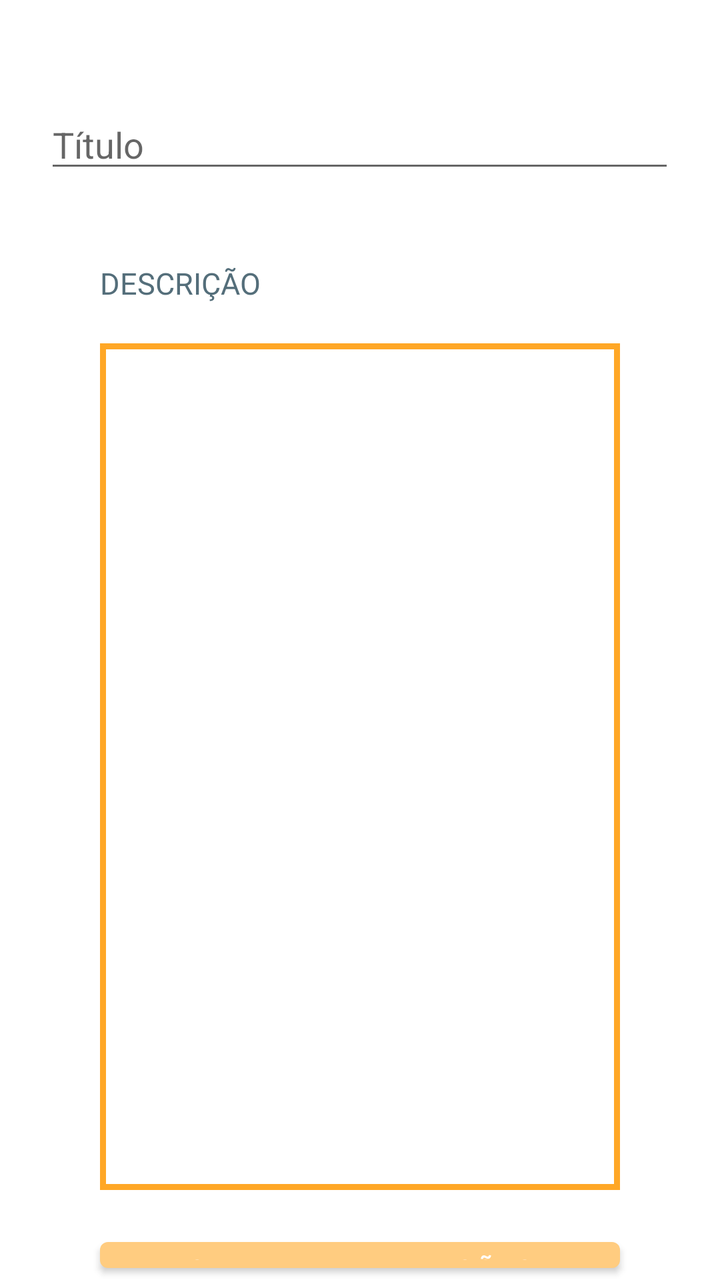
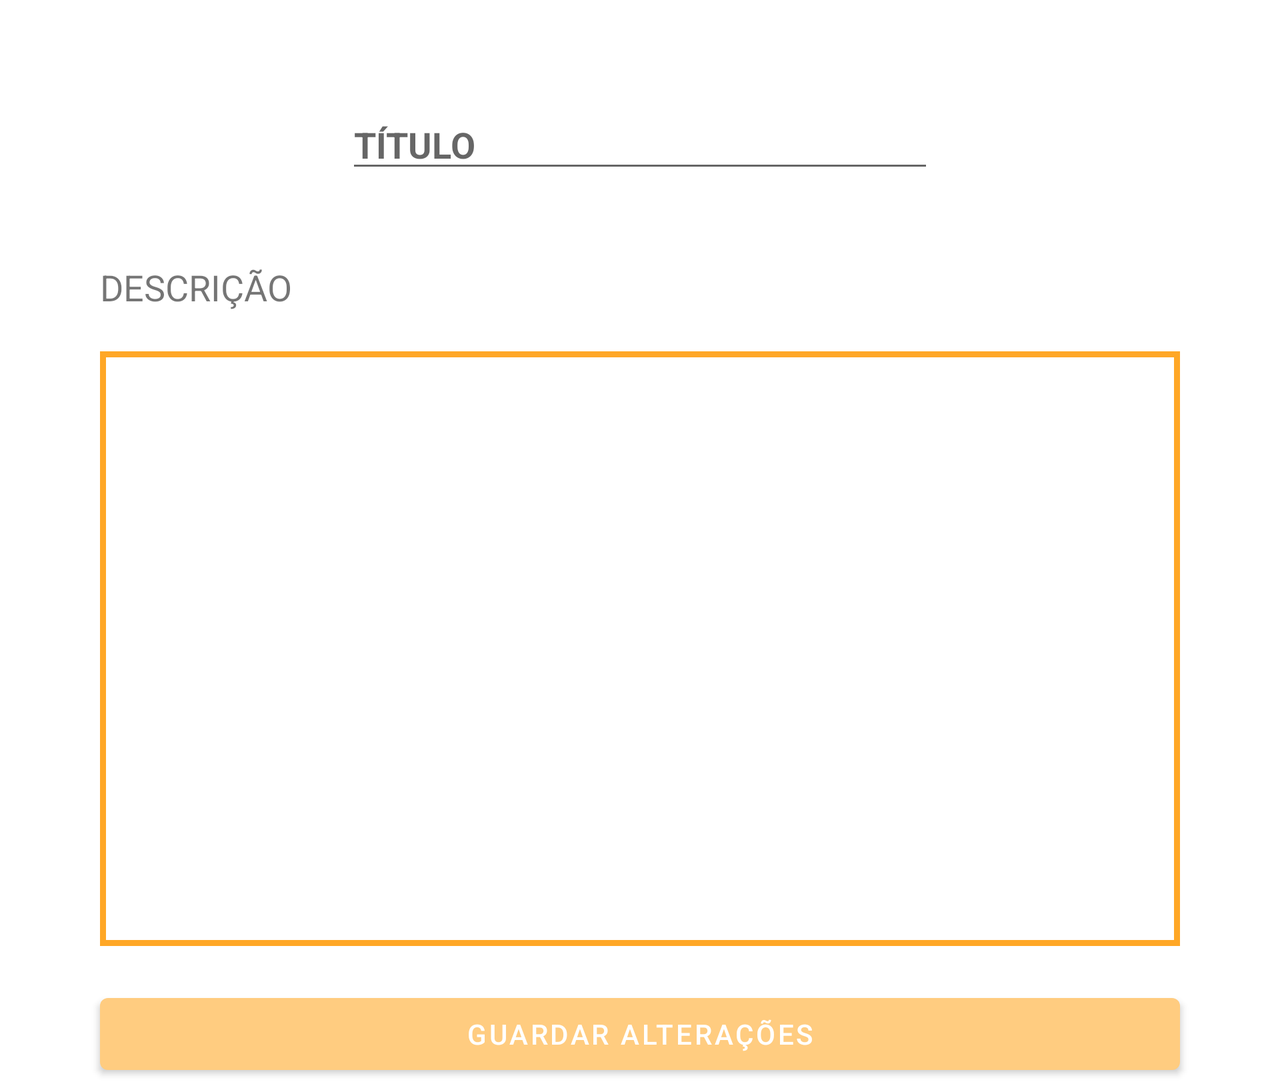

The same Android screen from two of the app's own layout files: first res/layout/ as a phone draws it, then the repository's variant for another configuration, drawn on a device whose configuration selects that folder. Both files follow.
<!-- AndroidManifest.xml: application theme Theme.CMApp -->
<!-- res/layout/activity_editarnota.xml -->
<?xml version="1.0" encoding="utf-8"?>
<RelativeLayout
    xmlns:android="http://schemas.android.com/apk/res/android"
    xmlns:app="http://schemas.android.com/apk/res-auto"
    xmlns:tools="http://schemas.android.com/tools"
    android:layout_width="match_parent"
    android:layout_height="match_parent"
    android:orientation="vertical"
    tools:context=".AdicionarNota"
    android:scrollbarThumbVertical="@color/Primary">

    <EditText
        android:id="@+id/edtxtTituloAlterar"
        android:layout_width="wrap_content"
        android:layout_height="wrap_content"
        android:inputType="text"
        android:hint="Título"
        android:ems="15"
        android:layout_centerHorizontal="true"
        android:layout_marginTop="50dp"
        android:textColor="@color/grey"/>


    <TextView
        android:layout_width="wrap_content"
        android:layout_height="wrap_content"
        android:id="@+id/txtdescriptionAlterar"
        android:text="@string/description"
        android:layout_below="@+id/edtxtTituloAlterar"
        android:layout_marginLeft="50dp"
        android:layout_marginTop="40dp"
        android:textSize="15sp"
        android:textColor="@color/grey"/>

    <EditText
        android:id="@+id/edtxtDescriptionAlterar"
        android:layout_width="match_parent"
        android:layout_height="wrap_content"
        android:layout_below="@+id/txtdescriptionAlterar"
        android:layout_marginLeft="50dp"
        android:layout_marginTop="20dp"
        android:layout_marginRight="50dp"
        android:background="@drawable/border"
        android:inputType="textMultiLine|textImeMultiLine"
        android:lines="20"
        android:overScrollMode="always"
        android:scrollbarStyle="insideInset"
        android:scrollbars="vertical"
        android:scrollHorizontally="false" />

    <LinearLayout
        android:layout_width="match_parent"
        android:layout_height="wrap_content"
        android:layout_below="@+id/edtxtDescriptionAlterar"
        android:layout_alignParentBottom="true"
        android:layout_centerHorizontal="true"
        android:layout_marginTop="20dp"
        android:orientation="vertical">

        <Button
            android:id="@+id/btnAlterarNota"
            android:layout_width="match_parent"
            android:layout_height="wrap_content"
            android:layout_marginLeft="50dp"
            android:layout_marginRight="50dp"
            android:text="@string/guardar"
            app:backgroundTint="@color/Secondary" />

    </LinearLayout>


</RelativeLayout>
<!-- resources referenced by this layout -->
<resources>
  <color name="Primary">#ffa726</color>
  <color name="Secondary">#ffcc80</color>
  <color name="grey">#546e7a</color>
  <!-- drawable border (drawable) -->
  <?xml version="1.0" encoding="utf-8"?>
  <shape xmlns:android="http://schemas.android.com/apk/res/android"
      android:shape="rectangle">
      <stroke android:width="3dp" android:color="@color/Primary"/>
  </shape>
  <string name="description">DESCRIÇÃO</string>
  <string name="guardar">Guardar Alterações</string>
  <style name="Theme.CMApp" parent="Theme.MaterialComponents.DayNight.DarkActionBar">
          
          <item name="colorPrimary">@color/Primary</item>
          <item name="colorPrimaryVariant">@color/purple_700</item>
          <item name="colorOnPrimary">@color/white</item>
  
          
          <item name="colorSecondary">@color/Secondary</item>
          <item name="colorSecondaryVariant">@color/teal_700</item>
          <item name="colorOnSecondary">@color/black</item>
  
          
          <item name="android:statusBarColor" tools:targetApi="l">?attr/colorPrimaryVariant</item>
          
      </style>
  <color name="purple_700">#ffcc80</color>
  <color name="white">#FFFFFFFF</color>
  <color name="teal_700">#FF018786</color>
  <color name="black">#FF000000</color>
</resources>
<!-- res/layout-land/activity_editarnota.xml (the repository's variant of the layout above) -->
<!-- drawn on the phone turned sideways -->
<?xml version="1.0" encoding="utf-8"?>
<ScrollView xmlns:android="http://schemas.android.com/apk/res/android"
    xmlns:app="http://schemas.android.com/apk/res-auto"
    xmlns:tools="http://schemas.android.com/tools"
    android:layout_width="match_parent"
    android:layout_height="match_parent"
    android:fillViewport="true"
    android:scrollbarThumbVertical="@color/Primary">

<RelativeLayout
    xmlns:android="http://schemas.android.com/apk/res/android"
    xmlns:app="http://schemas.android.com/apk/res-auto"
    xmlns:tools="http://schemas.android.com/tools"
    android:layout_width="match_parent"
    android:layout_height="match_parent"
    android:orientation="vertical"
    tools:context=".EditarNota"
    android:scrollbarThumbVertical="@color/Primary">

    <EditText
        android:id="@+id/edtxtTituloAlterar"
        android:layout_width="wrap_content"
        android:layout_height="wrap_content"
        android:layout_centerHorizontal="true"
        android:layout_marginTop="50dp"
        android:inputType="text"
        android:ems="14"
        android:hint="@string/title"
        android:textAllCaps="true"
        android:textColor="@color/Primary"
        android:textStyle="bold"/>


    <TextView
        android:layout_width="wrap_content"
        android:layout_height="wrap_content"
        android:id="@+id/txtdescriptionAlterar"
        android:text="@string/description"
        android:layout_below="@+id/edtxtTituloAlterar"
        android:layout_marginLeft="50dp"
        android:layout_marginTop="40dp"
        android:textSize="18sp"/>

    <EditText
        android:id="@+id/edtxtDescriptionAlterar"
        android:layout_width="match_parent"
        android:layout_height="wrap_content"
        android:layout_below="@+id/txtdescriptionAlterar"
        android:layout_marginLeft="50dp"
        android:layout_marginTop="20dp"
        android:layout_marginRight="50dp"
        android:background="@drawable/border"
        android:inputType="textMultiLine|textImeMultiLine"
        android:lines="14"
        android:overScrollMode="always"
        android:scrollbarStyle="insideInset"
        android:scrollbars="vertical"
        android:scrollHorizontally="false"
        android:textAlignment="textStart"
        android:gravity="start"/>

    <LinearLayout
        android:layout_width="match_parent"
        android:layout_height="wrap_content"
        android:layout_below="@+id/edtxtDescriptionAlterar"
        android:layout_alignParentBottom="true"
        android:layout_centerHorizontal="true"
        android:layout_marginTop="20dp"
        android:orientation="vertical">

        <Button
            android:id="@+id/btnAlterarNota"
            android:layout_width="match_parent"
            android:layout_height="wrap_content"
            android:layout_marginLeft="50dp"
            android:layout_marginRight="50dp"
            android:text="@string/guardar"
            app:backgroundTint="@color/Secondary"
            android:onClick="updateNota"/>

    </LinearLayout>


</RelativeLayout>
</ScrollView>
<!-- resources referenced by the variant -->
<!-- as the phone turned sideways resolves them -->
<resources>
  <color name="Primary">#ffa726</color>
  <color name="Secondary">#ffcc80</color>
  <!-- drawable border (drawable) -->
  <?xml version="1.0" encoding="utf-8"?>
  <shape xmlns:android="http://schemas.android.com/apk/res/android"
      android:shape="rectangle">
      <stroke android:width="3dp" android:color="@color/Primary"/>
  </shape>
  <string name="description">DESCRIÇÃO</string>
  <string name="guardar">Guardar Alterações</string>
  <string name="title">TÍTULO</string>
  <style name="Theme.CMApp" parent="Theme.MaterialComponents.DayNight.DarkActionBar">
          
          <item name="colorPrimary">@color/Primary</item>
          <item name="colorPrimaryVariant">@color/purple_700</item>
          <item name="colorOnPrimary">@color/white</item>
  
          
          <item name="colorSecondary">@color/Secondary</item>
          <item name="colorSecondaryVariant">@color/teal_700</item>
          <item name="colorOnSecondary">@color/black</item>
  
          
          <item name="android:statusBarColor" tools:targetApi="l">?attr/colorPrimaryVariant</item>
          
      </style>
  <color name="purple_700">#ffcc80</color>
  <color name="white">#FFFFFFFF</color>
  <color name="teal_700">#FF018786</color>
  <color name="black">#FF000000</color>
</resources>
